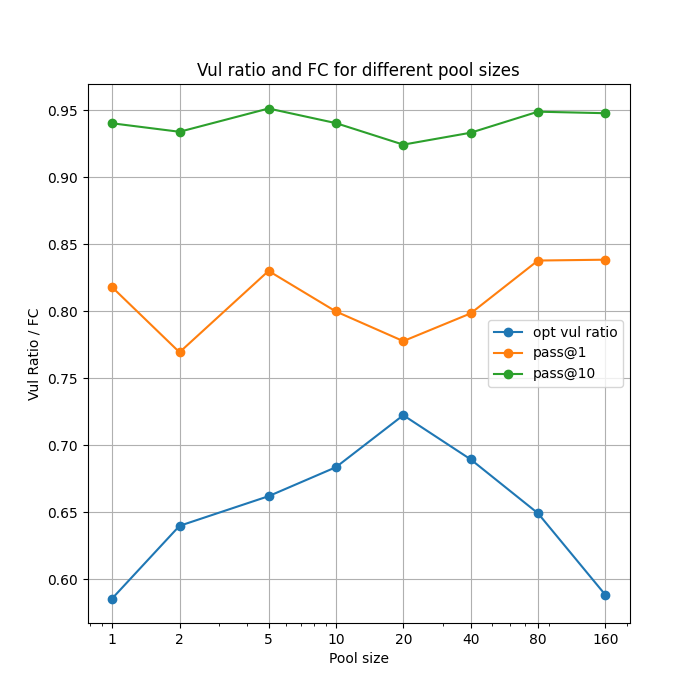

Write the Python code that produced this figure.
import matplotlib.pyplot as plt
import pandas as pd

from secgen.utils import (
    all_vuls,
    opt_vul_ratio_from_json,
    init_vul_ratio_from_json,
    fc_from_json,
    vul_to_lang,
)


base_path = "../../sec_data/all_results/pool_size/final/starcoderbase-3b"

pool_sizes = [1, 2, 5, 10, 20, 40, 80, 160]

gopts = []
ginits = []
gpass1s = []
gpass10s = []
dfs = []
for pool_size in pool_sizes:
    opts = []
    inits = []
    pass1s = []
    pass10s = []
    pass1_all_df = []
    for vul in all_vuls:
        path = f"{base_path}/{pool_size}/{vul}/result.json"
        opts.append(opt_vul_ratio_from_json(path))
        inits.append(init_vul_ratio_from_json(path))

        lang = vul_to_lang(vul)
        fc_path = path.replace(
            "result.json", f"result_multiple-{lang}_fim.results.json"
        )
        fc_baseline_path = (
            f"../../sec_data/all_results/fc_baseline/starcoderbase-3b/temp_0.4/{lang}"
        )
        fc = fc_from_json(fc_path, fc_baseline_path)
        pass1s.append(fc["pass@1"])
        if "pass@10" in fc:
            pass10s.append(fc["pass@10"])
        else:
            # temperature 0
            pass10s.append(fc["pass@1"])

        pass1_all_df.append(
            {
                "vul": vul.split("_")[0],
                "pass@1": pass1s[-1],
            }
        )

    gopts.append(sum(opts) / len(opts))
    ginits.append(sum(inits) / len(inits))
    gpass1s.append(sum(pass1s) / len(pass1s))
    gpass10s.append(sum(pass10s) / len(pass10s))
    dfs.append(pd.DataFrame(pass1_all_df))
    # set vul as index column
    dfs[-1].set_index("vul", inplace=True)

# convert pass1_all_df to a dataframe
dfs = dfs[2:5]
for df in dfs:
    print(df)

# plot pass@1 over vul for different pool sizes
# create one bar plot per vul, each bar plot has a bar for each pool size
# fig, axs = plt.subplots(4, 4, figsize=(16, 16))
# for idx, vul in enumerate(all_vuls):
#     i = idx // 4
#     j = idx % 4
#     for k, df in enumerate(dfs):
#         axs[i, j].bar(
#             k, df.loc[vul.split("_")[0]]["pass@1"], alpha=0.5, label=pool_sizes[k]
#         )
#     axs[i, j].set_title(vul)
#     axs[i, j].set_ylabel("Pass@1")
#     # axs[i, j].legend(pool_sizes[2:5])
#     axs[i, j].set_xticks([0, 1, 2], pool_sizes[2:5])
#     axs[i, j].set_xlabel("Pool size")
#     # ylimit 1
#     axs[i, j].set_ylim(0, 1)
# plt.tight_layout()
# plt.savefig(f"pool_size/pass1_per_vul.png")


# for i, df in enumerate(dfs):
#     df.plot(kind="bar", ax=axs[i])
#     axs[i].set_title(f"Pass@1 for pool size {pool_sizes[i+2]}")
#     axs[i].set_ylabel("Pass@1")
#     axs[i].set_xlabel("Vulnerability")
#     axs[i].legend().remove()
# plt.tight_layout()
# plt.savefig(f"pool_size/pass1.png")


# # Plotting
plt.figure(figsize=(7, 7))
plt.xscale("log")
plt.plot(pool_sizes, gopts, label=f"opt vul ratio", marker="o")
# plt.plot(pool_sizes, ginits, label=f"init vul ratio", marker="o")
plt.plot(pool_sizes, gpass1s, label=f"pass@1", marker="o")
plt.plot(pool_sizes, gpass10s, label=f"pass@10", marker="o")
plt.xlabel("Pool size")
plt.ylabel("Vul Ratio / FC")
plt.title(f"Vul ratio and FC for different pool sizes")
# set x axis to log scale
plt.legend()
plt.xticks(pool_sizes, [str(x) for x in pool_sizes])
# add a dotted grid
# plt.grid(True, which="both", ls=":")
plt.grid()
plt.savefig(f"pool_size/plot.png")

# # Dump gopts into a csv
with open("pool_size/data.csv", "w") as f:
    f.write("poolSize,vulRatio,pass@1,pass@10\n")
    for i in range(len(pool_sizes)):
        f.write(f"{pool_sizes[i]},{gopts[i]*100},{gpass1s[i]*100},{gpass10s[i]*100}\n")
